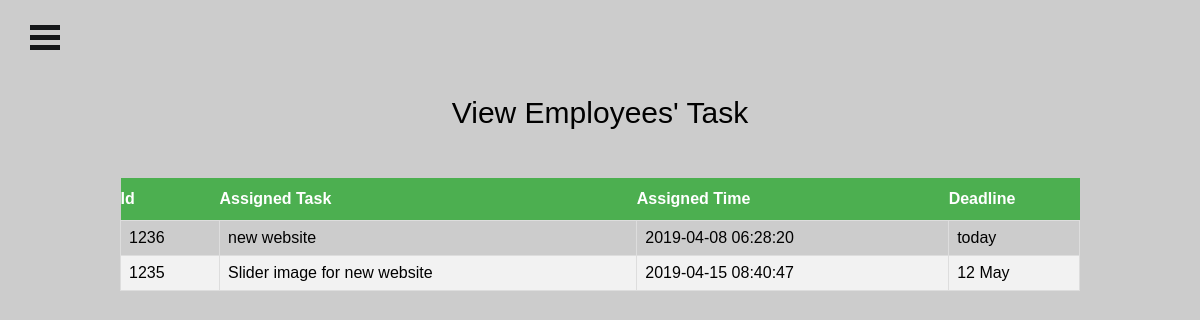
Screenshot of /employee/view_task.php (signed in) with the database file from the repository.
### tables this page shows
CREATE TABLE `task` (
  `employeeId` varchar(255) NOT NULL,
  `task` varchar(255) NOT NULL,
  `created` datetime NOT NULL,
  `deadline` varchar(255) NOT NULL
);

### employee/view_task.php (the view, shortened to what this page needs)
<?php
include_once 'dbconnect.php';
?>
<!DOCTYPE html>
<html lang="en">
<head>
    <?php include "header.php";?>
    <link rel="stylesheet" href="css/main.css">
</head>
<body>
    <?php include "navigation.php";?>
    <div class="col-md-12">
        <div class=" main">
            <p>View Employees' Task</p>
            <table id="employee">
                <thead>
                    <tr class="success">
                        <th>Id</th>
                        <th>Assigned Task</th>
                        <th>Assigned Time</th>
                        <th>Deadline</th>
                    </tr>
                </thead>
                <tbody>
                    <?php
                    $query2 = $DBcon->query("SELECT * FROM task");
                    while($data=$query2->fetch_array()){
                   echo "
                        <tr>
                            <td>".$data['employeeId']."</td>
                            <td>".$data['task']."</td>
                            <td>".$data['created']."</td>
                            <td>".$data['deadline']."</td>
                        </tr>
                        ";
                    }
                    ?>
                </tbody>
            </table>
        </div>
    </div>
</body>
</html>

### employee/css/main.css (style rules this page uses)
body { margin: 0; padding: 0; background: #ccc; }
.main { max-width: 960px; margin: 0px auto; }
.main p { padding-top: 10%; padding-bottom: 5%; text-align: center; font-size: 30px; }
#employee { font-family: "Trebuchet MS", Arial, Helvetica, sans-serif; border-collapse: collapse; width: 100%; }
#employee td, #customers th { border: 1px solid #ddd; padding: 8px; }
#employee tr:nth-child(even) { background-color: #f2f2f2; }
#employee th { padding-top: 12px; padding-bottom: 12px; text-align: left; background-color: #4CAF50; color: white; }

### employee/navigation.php (style rules this page uses)
* { margin: 0px; padding: 0px; font-family: sans-serif; }

### rows the page displays
task: employeeId "1236", task "new website", created "2019-04-08 06:28:20", deadline "today"
task: employeeId "1235", task "Slider image for new website", created "2019-04-15 08:40:47", deadline "12 May"
